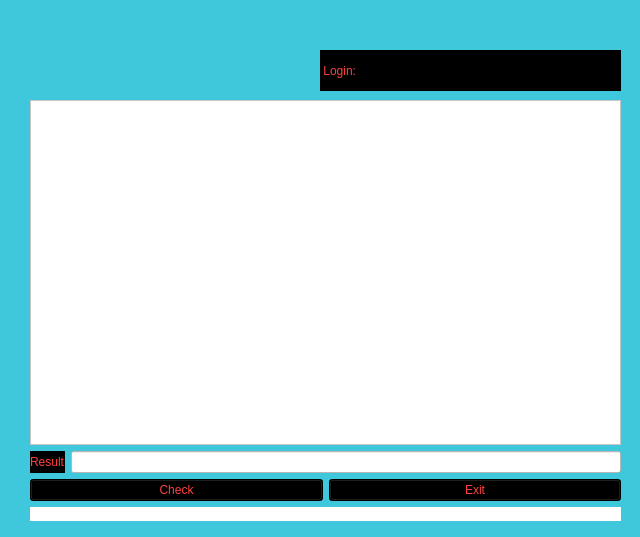
<?xml version="1.0" encoding="UTF-8"?>
<ui version="4.0">
 <class>Graf</class>
 <widget class="QWidget" name="Graf">
  <property name="geometry">
   <rect>
    <x>0</x>
    <y>0</y>
    <width>640</width>
    <height>537</height>
   </rect>
  </property>
  <property name="windowTitle">
   <string>Form</string>
  </property>
  <property name="styleSheet">
   <string notr="true">background-color: rgb(63, 199, 220);</string>
  </property>
  <widget class="QWidget" name="verticalLayoutWidget">
   <property name="geometry">
    <rect>
     <x>30</x>
     <y>100</y>
     <width>591</width>
     <height>421</height>
    </rect>
   </property>
   <layout class="QVBoxLayout" name="verticalLayout">
    <item>
     <widget class="QTableWidget" name="tableWidget_graf">
      <property name="styleSheet">
       <string notr="true">font: 700 14pt &quot;Times New Roman&quot;;
color: rgb(255, 64, 64);
background-color: rgb(255, 255, 255);</string>
      </property>
     </widget>
    </item>
    <item>
     <layout class="QHBoxLayout" name="horizontalLayout"/>
    </item>
    <item>
     <layout class="QHBoxLayout" name="horizontalLayout_2">
      <item>
       <widget class="QLabel" name="label_result_graf_min_2">
        <property name="styleSheet">
         <string notr="true">font: 700 14pt &quot;Times New Roman&quot;;
color: rgb(255, 64, 64);
background-color: rgb(0, 0, 0);
</string>
        </property>
        <property name="text">
         <string>Result</string>
        </property>
       </widget>
      </item>
      <item>
       <widget class="QLineEdit" name="lineEdit_result_graf">
        <property name="styleSheet">
         <string notr="true">font: 700 14pt &quot;Times New Roman&quot;;
color: rgb(255, 64, 64);
background-color: rgb(255, 255, 255);
</string>
        </property>
       </widget>
      </item>
     </layout>
    </item>
    <item>
     <layout class="QHBoxLayout" name="horizontalLayout_3">
      <item>
       <widget class="QPushButton" name="pushButton_check_graf">
        <property name="styleSheet">
         <string notr="true">font: 700 14pt &quot;Times New Roman&quot;;
color: rgb(255, 64, 64);
background-color: rgb(0, 0, 0);</string>
        </property>
        <property name="text">
         <string>Check</string>
        </property>
       </widget>
      </item>
      <item>
       <widget class="QPushButton" name="pushButton_exit_graf">
        <property name="styleSheet">
         <string notr="true">font: 700 14pt &quot;Times New Roman&quot;;
color: rgb(255, 64, 64);
background-color: rgb(0, 0, 0);</string>
        </property>
        <property name="text">
         <string>Exit</string>
        </property>
       </widget>
      </item>
     </layout>
    </item>
    <item>
     <widget class="QLabel" name="label_error_graf">
      <property name="styleSheet">
       <string notr="true">font: 700 14pt &quot;Times New Roman&quot;;
color: rgb(255, 64, 64);
background-color: rgb(255, 255, 255);</string>
      </property>
      <property name="text">
       <string/>
      </property>
     </widget>
    </item>
   </layout>
  </widget>
  <widget class="QLabel" name="label_login">
   <property name="geometry">
    <rect>
     <x>400</x>
     <y>50</y>
     <width>221</width>
     <height>41</height>
    </rect>
   </property>
   <property name="styleSheet">
    <string notr="true">font: 700 14pt &quot;Times New Roman&quot;;
color: rgb(255, 64, 64);
background-color: rgb(0, 0, 0);
</string>
   </property>
   <property name="text">
    <string/>
   </property>
  </widget>
  <widget class="QLabel" name="label1">
   <property name="geometry">
    <rect>
     <x>320</x>
     <y>50</y>
     <width>81</width>
     <height>41</height>
    </rect>
   </property>
   <property name="styleSheet">
    <string notr="true">font: 700 14pt &quot;Times New Roman&quot;;
color: rgb(255, 64, 64);
background-color: rgb(0, 0, 0);
</string>
   </property>
   <property name="text">
    <string> Login:</string>
   </property>
  </widget>
  <widget class="QLabel" name="label_graf_var">
   <property name="geometry">
    <rect>
     <x>50</x>
     <y>30</y>
     <width>63</width>
     <height>20</height>
    </rect>
   </property>
   <property name="text">
    <string/>
   </property>
  </widget>
 </widget>
 <resources/>
 <connections/>
</ui>
